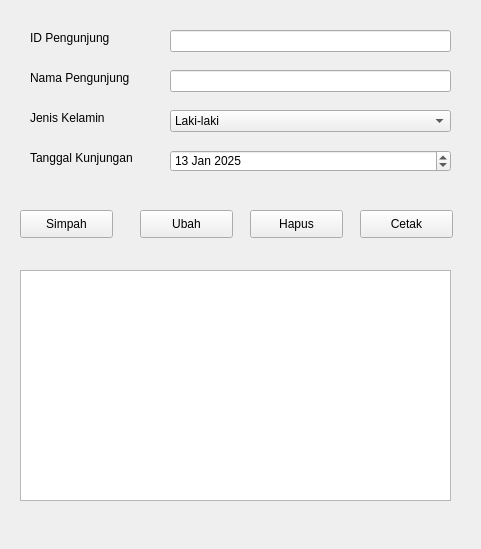
<?xml version="1.0" encoding="UTF-8"?>
<ui version="4.0">
 <class>Form</class>
 <widget class="QWidget" name="Form">
  <property name="geometry">
   <rect>
    <x>0</x>
    <y>0</y>
    <width>481</width>
    <height>549</height>
   </rect>
  </property>
  <property name="windowTitle">
   <string>Form</string>
  </property>
  <widget class="QPushButton" name="btnHapus">
   <property name="geometry">
    <rect>
     <x>250</x>
     <y>210</y>
     <width>93</width>
     <height>28</height>
    </rect>
   </property>
   <property name="text">
    <string>Hapus</string>
   </property>
  </widget>
  <widget class="QPushButton" name="btnCetak">
   <property name="geometry">
    <rect>
     <x>360</x>
     <y>210</y>
     <width>93</width>
     <height>28</height>
    </rect>
   </property>
   <property name="text">
    <string>Cetak</string>
   </property>
  </widget>
  <widget class="QPushButton" name="btnUbah">
   <property name="geometry">
    <rect>
     <x>140</x>
     <y>210</y>
     <width>93</width>
     <height>28</height>
    </rect>
   </property>
   <property name="text">
    <string>Ubah</string>
   </property>
  </widget>
  <widget class="QLabel" name="label_4">
   <property name="geometry">
    <rect>
     <x>30</x>
     <y>150</y>
     <width>121</width>
     <height>16</height>
    </rect>
   </property>
   <property name="text">
    <string>Tanggal Kunjungan</string>
   </property>
  </widget>
  <widget class="QPushButton" name="btnSimpan">
   <property name="geometry">
    <rect>
     <x>20</x>
     <y>210</y>
     <width>93</width>
     <height>28</height>
    </rect>
   </property>
   <property name="text">
    <string>Simpah</string>
   </property>
  </widget>
  <widget class="QLabel" name="label">
   <property name="geometry">
    <rect>
     <x>30</x>
     <y>30</y>
     <width>91</width>
     <height>16</height>
    </rect>
   </property>
   <property name="text">
    <string>ID Pengunjung</string>
   </property>
  </widget>
  <widget class="QLineEdit" name="editnmPengunjung">
   <property name="geometry">
    <rect>
     <x>170</x>
     <y>70</y>
     <width>281</width>
     <height>22</height>
    </rect>
   </property>
  </widget>
  <widget class="QLineEdit" name="editIDPengunjung">
   <property name="geometry">
    <rect>
     <x>170</x>
     <y>30</y>
     <width>281</width>
     <height>22</height>
    </rect>
   </property>
  </widget>
  <widget class="QLabel" name="label_2">
   <property name="geometry">
    <rect>
     <x>30</x>
     <y>70</y>
     <width>111</width>
     <height>16</height>
    </rect>
   </property>
   <property name="text">
    <string>Nama Pengunjung</string>
   </property>
  </widget>
  <widget class="QLabel" name="label_3">
   <property name="geometry">
    <rect>
     <x>30</x>
     <y>110</y>
     <width>91</width>
     <height>16</height>
    </rect>
   </property>
   <property name="text">
    <string>Jenis Kelamin</string>
   </property>
  </widget>
  <widget class="QTableView" name="tablePengunjung">
   <property name="geometry">
    <rect>
     <x>20</x>
     <y>270</y>
     <width>431</width>
     <height>231</height>
    </rect>
   </property>
  </widget>
  <widget class="QComboBox" name="cbJK">
   <property name="geometry">
    <rect>
     <x>170</x>
     <y>110</y>
     <width>281</width>
     <height>22</height>
    </rect>
   </property>
   <item>
    <property name="text">
     <string>Laki-laki</string>
    </property>
   </item>
   <item>
    <property name="text">
     <string>Perempuan</string>
    </property>
   </item>
  </widget>
  <widget class="QDateEdit" name="dateTglKunjungan">
   <property name="geometry">
    <rect>
     <x>170</x>
     <y>150</y>
     <width>281</width>
     <height>22</height>
    </rect>
   </property>
   <property name="date">
    <date>
     <year>2025</year>
     <month>1</month>
     <day>13</day>
    </date>
   </property>
  </widget>
 </widget>
 <resources/>
 <connections/>
</ui>
